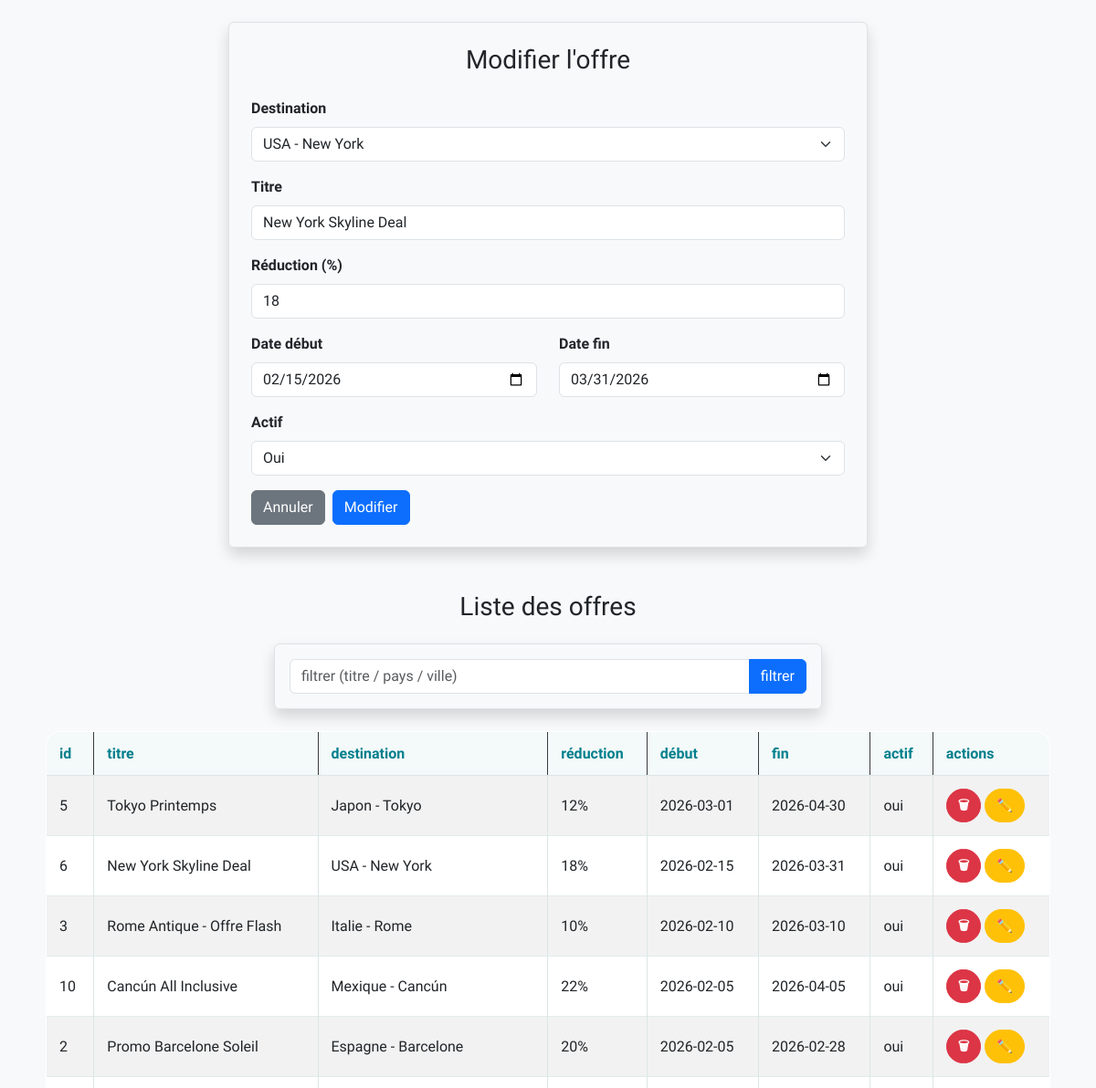
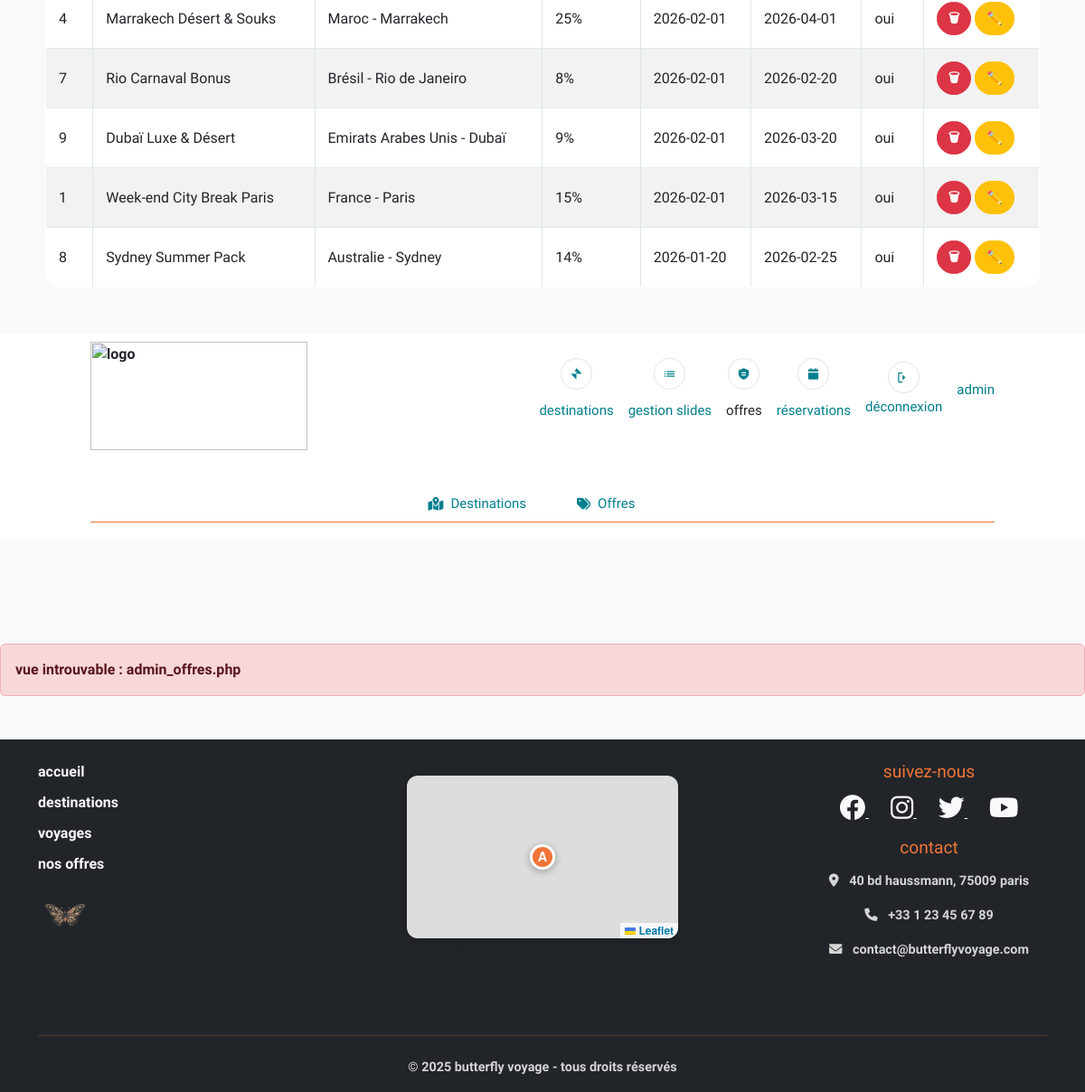
/index.php?page=admin_offres&action=edit&id_offre=6 (signed in), run on the app's committed database (2 pictures, top to bottom).
### tables this page shows
CREATE TABLE IF NOT EXISTS offres (
  id_offre INT NOT NULL AUTO_INCREMENT,
  id_destination INT NOT NULL,
  titre VARCHAR(150) NOT NULL,
  pourcentage_reduction INT NOT NULL,
  date_debut DATE NOT NULL,
  date_fin DATE NOT NULL,
  actif TINYINT(1) NOT NULL DEFAULT 1,
  PRIMARY KEY (id_offre),
  KEY fk_offre_destination (id_destination)
);

CREATE TABLE IF NOT EXISTS destinations (
  id_destination INT NOT NULL AUTO_INCREMENT,
  pays VARCHAR(100) NOT NULL,
  ville VARCHAR(100) NOT NULL,
  id_continent INT DEFAULT NULL,
  description TEXT,
  prix_base DECIMAL(10,2) NOT NULL,
  image_url VARCHAR(255) DEFAULT NULL,
  actif TINYINT(1) NOT NULL DEFAULT 1,
  PRIMARY KEY (id_destination),
  KEY fk_destination_continent (id_continent)
);

### controleur/gestion_admin_offres.php (called while the page is built, shortened)
<?php
$unControleur->verifAdmin();
$offre = null;
if (isset($_GET["action"], $_GET["id_offre"])) {
    $action = $_GET["action"];
    $id_offre = (int) $_GET["id_offre"];
    if ($action === "edit") {
        $offre = $unControleur->selectWhere_offre($id_offre);
    }
}
$destinations = $unControleur->selectAll_destinations();
if (isset($_POST["Filtrer"])) {
    $filtre = $_POST["filtre"] ?? "";
    $lesOffres = $unControleur->selectLike_offre($filtre);
} else {
    $lesOffres = $unControleur->selectAll_offres();
}
require_once "vue/vue_insert_offre.php";
require_once "vue/vue_select_offres.php";

### modele/modele_class.php (called while the page is built, shortened)
<?php
class Modele
{
    private PDO $pdo;
    public function __construct()
    {
        $dsn = "mysql:host=localhost;dbname=agence_bfly;charset=utf8mb4";
        $user = "root";
        $password = "";
        try {
            $this->pdo = new PDO($dsn, $user, $password, [
                PDO::ATTR_ERRMODE => PDO::ERRMODE_EXCEPTION,
            ]);
        } catch (PDOException $e) {
            echo "erreur de connexion à " . $dsn . "<br>";
            echo $e->getMessage();
            exit();
        }
    }
    private function fetchOne(string $sql, array $params = []): array|false
    {
        $stmt = $this->pdo->prepare($sql);
        $stmt->execute($params);
        return $stmt->fetch(PDO::FETCH_ASSOC);
    }
    private function fetchAll(string $sql, array $params = []): array
    {
        $stmt = $this->pdo->prepare($sql);
        $stmt->execute($params);
        return $stmt->fetchAll(PDO::FETCH_ASSOC);
    }
    public function selectAll_destinations(): array
    {
        $sql = "select d.*, c.nom as continent
                from destinations d
                left join continents c on c.id_continent = d.id_continent
                where d.actif = 1
                order by d.pays, d.ville";
        return $this->fetchAll($sql);
    }
    public function selectAll_offres(): array
    {
        $sql = "select o.*, d.pays, d.ville, cont.nom as continent
                from offres o
                join destinations d on d.id_destination = o.id_destination
                left join continents cont on cont.id_continent = d.id_continent
                order by o.date_debut desc";
        return $this->fetchAll($sql);
    }
    public function selectWhere_offre(int $id_offre): array|false
    {
        $sql = "select *
                from offres
                where id_offre = :id_offre";
        return $this->fetchOne($sql, [":id_offre" => $id_offre]);
    }
}

### controleur/controleur_class.php (called while the page is built, shortened)
<?php
require_once "modele/modele_class.php";
class Controleur
{
    private Modele $modele;
    public function __construct()
    {
        $this->modele = new Modele();
    }
    public function selectAll_destinations()
    {
        return $this->modele->selectAll_destinations();
    }
    public function selectAll_offres()
    {
        return $this->modele->selectAll_offres();
    }
    public function selectWhere_offre(int $id_offre)
    {
        return $this->modele->selectWhere_offre($id_offre);
    }
}

### vue/vue_select_offres.php (the view, shortened to what this page needs)
<h3 class="text-center mt-5 mb-4">Liste des offres</h3>
<form method="post" class="container mt-3 p-3 border rounded shadow" style="max-width:600px;">
    <div class="input-group">
        <input
            type="text"
            name="filtre"
            class="form-control"
            placeholder="filtrer (titre / pays / ville)"
            value="<?= htmlspecialchars($_POST["filtre"] ?? "") ?>"
        >
        <button type="submit" name="Filtrer" class="btn btn-primary">filtrer</button>
    </div>
</form>
<div class="container mt-4">
    <table class="table table-striped table-bordered">
        <thead class="table-dark">
            <tr>
                <th>id</th>
                <th>titre</th>
                <th>destination</th>
                <th>réduction</th>
                <th>début</th>
                <th>fin</th>
                <th>actif</th>
                <th>actions</th>
            </tr>
        </thead>
        <tbody>
            <?php if (!empty($lesOffres)): ?>
                <?php foreach ($lesOffres as $o): ?>
                    <?php
                    $idOffre = (int) ($o["id_offre"] ?? 0);
                    $titre = $o["titre"] ?? "";
                    $pays = $o["pays"] ?? "";
                    $ville = $o["ville"] ?? "";
                    $destinationTexte = trim($pays . " - " . $ville, " -");
                    $reduc = (int) ($o["pourcentage_reduction"] ?? 0);
                    $dateDebut = $o["date_debut"] ?? "";
                    $dateFin = $o["date_fin"] ?? "";
                    $actif = ((int) ($o["actif"] ?? 0) === 1);
                    ?>
                    <tr>
                        <td><?= $idOffre ?></td>
                        <td><?= htmlspecialchars($titre) ?></td>
                        <td><?= htmlspecialchars($destinationTexte) ?></td>
                        <td><?= $reduc ?>%</td>
                        <td><?= htmlspecialchars($dateDebut) ?></td>
                        <td><?= htmlspecialchars($dateFin) ?></td>
                        <td><?= $actif ? "oui" : "non" ?></td>
                        <td>
                            <a
                                class="btn btn-danger btn-sm"
                                href="index.php?page=admin_offres&action=sup&id_offre=<?= $idOffre ?>"
                                onclick="return confirm('voulez-vous vraiment supprimer cette offre ?');"
                                title="supprimer"
                            >
                                🗑
                            </a>
                            <a
                                class="btn btn-warning btn-sm"
                                href="index.php?page=admin_offres&action=edit&id_offre=<?= $idOffre ?>"
                                title="modifier"
                            >
                                ✏️
                            </a>
                        </td>
                    </tr>
                <?php endforeach; ?>
            <?php endif; ?>
        </tbody>
    </table>
</div>

### vue/vue_insert_offre.php (shortened to what this page needs)
<div class="container mt-4">
    <form method="post" class="p-4 border rounded shadow" style="max-width:700px; margin:auto;">
        <?php
        $isEdit = ($offre !== null);
        $idOffreDestination = (int) ($offre["id_destination"] ?? 0);
        $titre = $offre["titre"] ?? "";
        $reduc = (int) ($offre["pourcentage_reduction"] ?? 0);
        $dateDebut = $offre["date_debut"] ?? "";
        $dateFin = $offre["date_fin"] ?? "";
        $actif = (int) ($offre["actif"] ?? 1);
        ?>
        <h3 class="text-center mb-4">
            <?= $isEdit ? "Modifier l'offre" : "Ajouter une offre" ?>
        </h3>
        <div class="mb-3">
            <label class="form-label">Destination</label>
            <select name="id_destination" class="form-select" required>
                <?php foreach ($destinations as $d): ?>
                    <?php
                    $idDest = (int) ($d["id_destination"] ?? 0);
                    $labelDest = trim(($d["pays"] ?? "") . " - " . ($d["ville"] ?? ""));
                    $selected = ($isEdit && $idOffreDestination === $idDest) ? "selected" : "";
                    ?>
                    <option value="<?= $idDest ?>" <?= $selected ?>>
                        <?= htmlspecialchars($labelDest) ?>
                    </option>
                <?php endforeach; ?>
            </select>
        </div>
        <div class="mb-3">
            <label class="form-label">Titre</label>
            <input
                type="text"
                name="titre"
                class="form-control"
                value="<?= htmlspecialchars($titre) ?>"
                required
            >
        </div>
        <div class="mb-3">
            <label class="form-label">Réduction (%)</label>
            <input
                type="number"
                name="pourcentage_reduction"
                class="form-control"
                min="0"
                max="100"
                value="<?= $reduc ?>"
                required
            >
        </div>
        <div class="row">
            <div class="col-md-6 mb-3">
                <label class="form-label">Date début</label>
                <input
                    type="date"
                    name="date_debut"
                    class="form-control"
                    value="<?= htmlspecialchars($dateDebut) ?>"
                    required
                >
            </div>
            <div class="col-md-6 mb-3">
                <label class="form-label">Date fin</label>
                <input
                    type="date"
                    name="date_fin"
                    class="form-control"
                    value="<?= htmlspecialchars($dateFin) ?>"
                    required
                >
            </div>
        </div>
        <div class="mb-3">
            <label class="form-label">Actif</label>
            <select name="actif" class="form-select">
                <option value="1" <?= $actif === 1 ? "selected" : "" ?>>Oui</option>
            </select>
        </div>
        <div class="d-flex gap-2">
            <button type="reset" class="btn btn-secondary">Annuler</button>
            <button
                type="submit"
                name="<?= $isEdit ? "Modifier" : "Valider" ?>"
                class="btn btn-primary"
            >
                <?= $isEdit ? "Modifier" : "Valider" ?>
            </button>
        </div>
    </form>
</div>

### style/style.css (style rules this page uses)
:root { --primary-color: #F27438; --secondary-color: #007F8C; --text-color: #2C3E50; --muted-color: #7FA7A9; --bg-light: #F4F9F9; --border-color: #DCE6E6; --border-radius: 14px; --btn-radius: 50rem; --shadow: 0 8px 20px rgba(0, 127, 140, 0.15); }
body { font-family: "Poiret One", sans-serif; font-weight: bold; background-color: white; margin: 0; padding: 0; }

### style/admin.css (style rules this page uses)
table.table.table-bordered { max-width: 1100px; margin: 0 auto 50px; background: #fff; border-radius: 16px; overflow: hidden; border: 1px solid var(--border-color); }
table.table.table-bordered thead th { background: var(--bg-light); color: var(--secondary-color); font-weight: 700; border-bottom: 1px solid var(--border-color); padding: 14px; }
table.table.table-bordered td { padding: 14px; vertical-align: middle; border-bottom: 1px solid rgba(220, 230, 230, 0.8); }
table.table.table-bordered .btn.btn-warning.btn-sm, table.table.table-bordered .btn.btn-danger.btn-sm { border-radius: 50rem; padding: 7px 12px; font-weight: 600; }

### data on the page
offres: titre "New York Skyline Deal", pourcentage_reduction "18", date_debut "02/15/2026", date_fin "03/31/2026", actif "Oui", id_offre "6", id_destination.ville "USA - New York", date_debut "2026-02-15", date_fin "2026-03-31", shows "oui"
offres: id_offre "5", titre "Tokyo Printemps", id_destination.ville "Japon - Tokyo", pourcentage_reduction "12", date_debut "2026-03-01", date_fin "2026-04-30", actif "oui"
offres: id_offre "3", titre "Rome Antique - Offre Flash", id_destination.ville "Italie - Rome", pourcentage_reduction "10", date_debut "2026-02-10", date_fin "2026-03-10", actif "oui"
offres: id_offre "10", titre "Cancún All Inclusive", id_destination.ville "Mexique - Cancún", pourcentage_reduction "22", date_debut "2026-02-05", date_fin "2026-04-05", actif "oui"
offres: id_offre "2", titre "Promo Barcelone Soleil", id_destination.ville "Espagne - Barcelone", pourcentage_reduction "20", date_debut "2026-02-05", date_fin "2026-02-28", actif "oui"
offres: id_offre "4", titre "Marrakech Désert & Souks", id_destination.ville "Maroc - Marrakech", pourcentage_reduction "25", date_debut "2026-02-01", date_fin "2026-04-01", actif "oui"
offres: id_offre "7", titre "Rio Carnaval Bonus", id_destination.ville "Brésil - Rio de Janeiro", pourcentage_reduction "8", date_debut "2026-02-01", date_fin "2026-02-20", actif "oui"
offres: id_offre "9", titre "Dubaï Luxe & Désert", id_destination.ville "Emirats Arabes Unis - Dubaï", pourcentage_reduction "9", date_debut "2026-02-01", date_fin "2026-03-20", actif "oui"
offres: id_offre "1", titre "Week-end City Break Paris", id_destination.ville "France - Paris", pourcentage_reduction "15", date_debut "2026-02-01", date_fin "2026-03-15", actif "oui"
offres: id_offre "8", titre "Sydney Summer Pack", id_destination.ville "Australie - Sydney", pourcentage_reduction "14", date_debut "2026-01-20", date_fin "2026-02-25", actif "oui"

### other printed values
$prenomAffiche "admin"
$vue "admin_offres.php"
form field id_destination "USA - New York"
